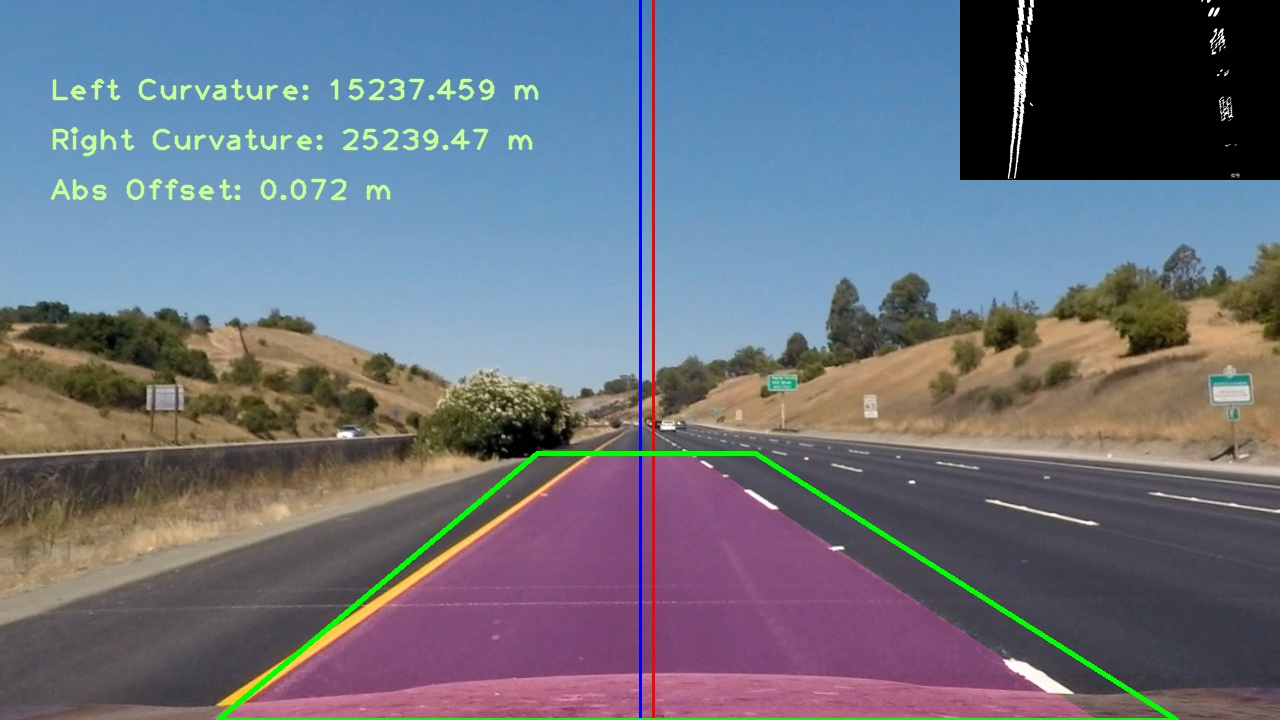
#> input picture output_images/straight_lines1.jpg, 1280 x 720 px, given as the content of the folder camera_cal, which was not available
$ jupyter execute --allow-errors Project2-SDC-LaneDetection-Advance.ipynb   (shell and % lines are left out)   (older library calls are emulated)   (text cells are left out)
#> lines starting #> are read from the running program, lines starting #| are printed output that depends on the picture
#> further down, out_img is the input picture: shape (720, 1280, 3); mean R, G, B 106.9, 112.7, 125.1
[cell 1]
import numpy as np
import cv2
import glob
import matplotlib.pyplot as plt
import matplotlib.image as mpimg
# %matplotlib qt

# prepare object points, like (0,0,0), (1,0,0), (2,0,0) ....,(6,5,0)
objp = np.zeros((6*9,3), np.float32)
objp[:,:2] = np.mgrid[0:9,0:6].T.reshape(-1,2)

# Arrays to store object points and image points from all the images.
objpoints = [] # 3d points in real world space
imgpoints = [] # 2d points in image plane.

# Make a list of calibration images
images = glob.glob('camera_cal/calibration*.jpg')

# Step through the list and search for chessboard corners
for fname in images:
    img = cv2.imread(fname)
    gray = cv2.cvtColor(img,cv2.COLOR_BGR2GRAY)

    # Find the chessboard corners
    ret, corners = cv2.findChessboardCorners(gray, (9,6),None)

    # If found, add object points, image points
    if ret == True:
        objpoints.append(objp)
        imgpoints.append(corners)

        # Draw and display the corners
        img = cv2.drawChessboardCorners(img, (9,6), corners, ret)
#         cv2.imshow('img',img)
#         cv2.waitKey(500)

# cv2.destroyAllWindows()

[cell 2]
class DetectLane:
    def __init__(self,objpoints,imgpoints):
        self.objpoints = objpoints
        self.imgpoints = imgpoints
        self.left_fit = [None]
        self.right_fit = [None]


    # [117 lines left out: functions fit_polynomial, find_lane_pixels, not called in this run]

    def process_img(self,image,type_=True):
        img = self.cal_undistort(image,self.objpoints,self.imgpoints)
        hls = cv2.cvtColor(img, cv2.COLOR_RGB2HLS)
        s_channel = hls[:,:,2]
        h_channel = hls[:,:,0]
        self.image_center = img.shape[1]/2
        self.shape = img.shape

        # Grayscale image
        gray = cv2.cvtColor(img, cv2.COLOR_RGB2GRAY)

        # Sobel x
        sobelx = cv2.Sobel(gray, cv2.CV_64F, 1, 0) # Take the derivative in x
        abs_sobelx = np.absolute(sobelx) # Absolute x derivative to accentuate lines away from horizontal
        scaled_sobel = np.uint8(255*abs_sobelx/np.max(abs_sobelx))

        # Threshold x gradient
        thresh_min = 50
        thresh_max = 100
         # Threshold color channel
        h_thresh_min = 100
        h_thresh_max = 255
        sxbinary = np.zeros_like(scaled_sobel)
        sxbinary[(scaled_sobel >= thresh_min) & (scaled_sobel <= thresh_max)] = 1
#         sxbinary[(h_channel >= h_thresh_min) & (h_channel <= h_thresh_max)] = 0
        mpimg.imsave("img_readme/sobel_xy_out.jpg", sxbinary, cmap='gray')

        # Threshold color channel
        s_thresh_min = 180
        s_thresh_max = 255
        s_binary = np.zeros_like(s_channel)
        s_binary[(s_channel >= s_thresh_min) & (s_channel <= s_thresh_max)] = 1
        s_binary[(s_channel >= 230) & (s_channel <= 255)] = 0
        mpimg.imsave("img_readme/hsl_out.jpg", s_binary, cmap='gray')


        # Combine the two binary thresholds
        combined_binary = np.zeros_like(sxbinary)
        combined_binary[(s_binary == 1) | (sxbinary == 1)] = 1

        combined_binary_c = np.copy(combined_binary)
        vertices = np.array([[(0.15*img.shape[1],img.shape[0]),(0.87*img.shape[1],img.shape[0]),
                  (0.55*img.shape[1],img.shape[0]*0.63),(0.455*img.shape[1],img.shape[0]*0.63)]],
               np.int32)
        pts = vertices.reshape((-1,1,2))
        img_c = np.copy(img)
        cv2.polylines(img_c,[pts],True,(255,0,0),3)
        mpimg.imsave("img_readme/mask_img.jpg", img_c)

        mpimg.imsave("img_readme/combined_binary.jpg", combined_binary, cmap="gray")

        warped,Minv = self.warp(combined_binary)
        mpimg.imsave("img_readme/warped.jpg",warped, cmap="gray")
        if type_ :
            out = self.fit_polynomial(warped,Minv,img)
#             vertices = np.array([[(0.15*img.shape[1],img.shape[0]),(0.87*img.shape[1],img.shape[0]),
#                   (0.55*img.shape[1],img.shape[0]*0.63),(0.455*img.shape[1],img.shape[0]*0.63)]],
#                np.int32)
            vertices = np.array([[(0.17*img.shape[1],img.shape[0]),(0.92*img.shape[1],img.shape[0]),
                      (0.59*img.shape[1],img.shape[0]*0.63),(0.42*img.shape[1],img.shape[0]*0.63)]],
                   np.int32)
            pts = vertices.reshape((-1,1,2))
            left_curv,right_curv = self.measure_curvature_real()
            cv2.putText(out,f"Left Curvature: {round(left_curv,3)} m",(50,100), cv2.FONT_HERSHEY_PLAIN, 2.0, (200,255,155), 2, cv2.LINE_AA)
            cv2.putText(out,f"Right Curvature: {round(right_curv,3)} m",(50,150), cv2.FONT_HERSHEY_PLAIN, 2.0, (200,255,155), 2, cv2.LINE_AA)
            left_offset = self.left_fit[0]*img.shape[0]**2 + self.left_fit[1]*img.shape[0] + self.left_fit[2]
            right_offset = self.right_fit[0]*img.shape[0]**2 + self.right_fit[1]*img.shape[0]+ self.right_fit[2]
            mid = (right_offset+left_offset)/2
            cv2.putText(out,f"Abs Offset: {round((abs(mid - self.image_center)*3.7/700),3)} m",(50,200), cv2.FONT_HERSHEY_PLAIN, 2.0, (200,255,155), 2, cv2.LINE_AA)
            lineThickness = 2
            cv2.line(out, (int(mid), 0), (int(mid), out.shape[0]), (255,0,0), lineThickness)
            cv2.line(out, (int(self.image_center), 0), (int(self.image_center), out.shape[0]), (0,0,255), lineThickness)
            binary_warped = np.dstack(( warped, warped, warped)) * 255
            height, width = out.shape[:2]

            thumbnail = cv2.resize(binary_warped, (width//4, height//4), interpolation = cv2.INTER_AREA)
            # print(thumbnail.shape,img.shape)
            out = np.array(out)
            out[:height//4,(width-width//4):,:] = thumbnail
            cv2.polylines(out,[pts],True,(0,255,0),3);

        else:

            out = np.dstack(( warped, warped, warped)) * 255
#             cv2.polylines(out,[pts],True,(255,0,0),3);


        return out
    # [86 lines left out: functions fit_poly, search_around_poly, warp, not called in this run]
    def cal_undistort(self,img, objpoints, imgpoints):
        undist = np.copy(img)
        gray = cv2.cvtColor(undist, cv2.COLOR_RGB2GRAY)
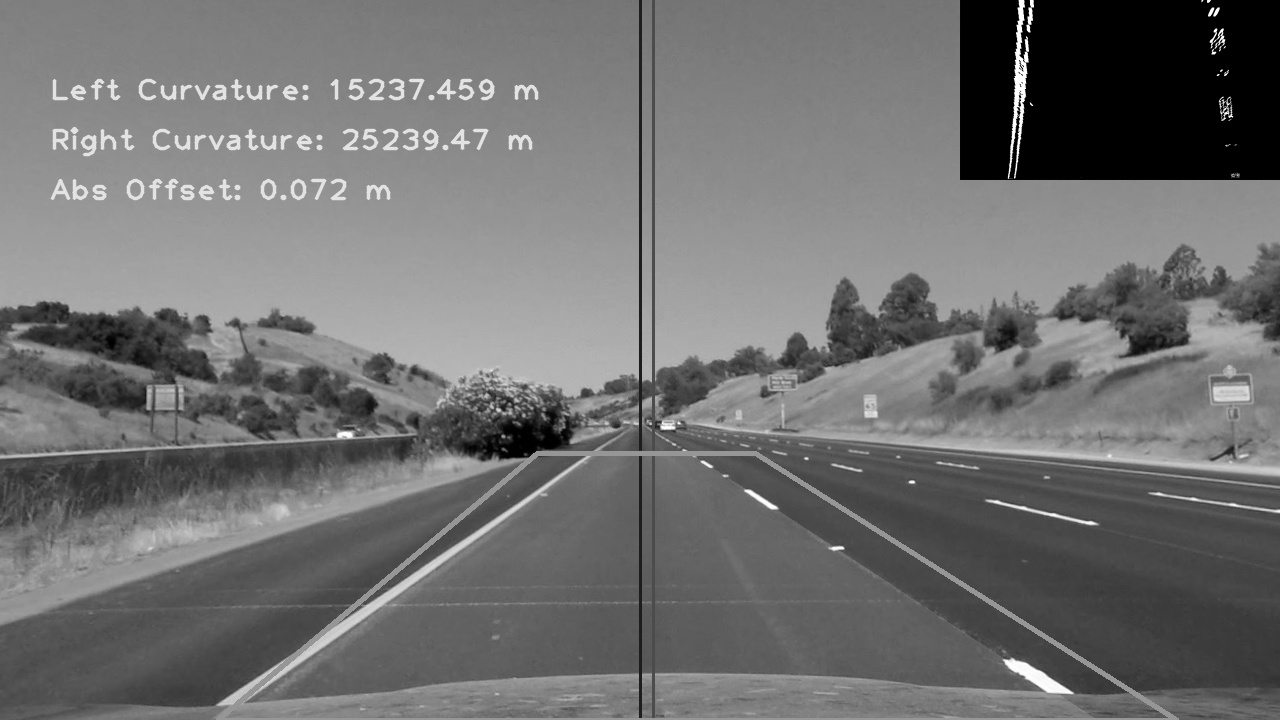
#> gray: shape (720, 1280); min 0, max 255, mean 112.4
        ret, mtx, dist, rvecs, tvecs = cv2.calibrateCamera(self.objpoints,\
        self.imgpoints, gray.shape[::-1],None,None)
        undist = cv2.undistort(img, mtx, dist, None, mtx)

        return undist
    # [46 lines left out: functions region_of_interest, measure_curvature_real, not called in this run]

[cell 3]
from moviepy.editor import VideoFileClip
from IPython.display import HTML

[cell 4]
import re
images = glob.glob("test_images/*")

#> (the rest of this cell did not finish here and is left out)


$ run again, on output_images/test3.jpg
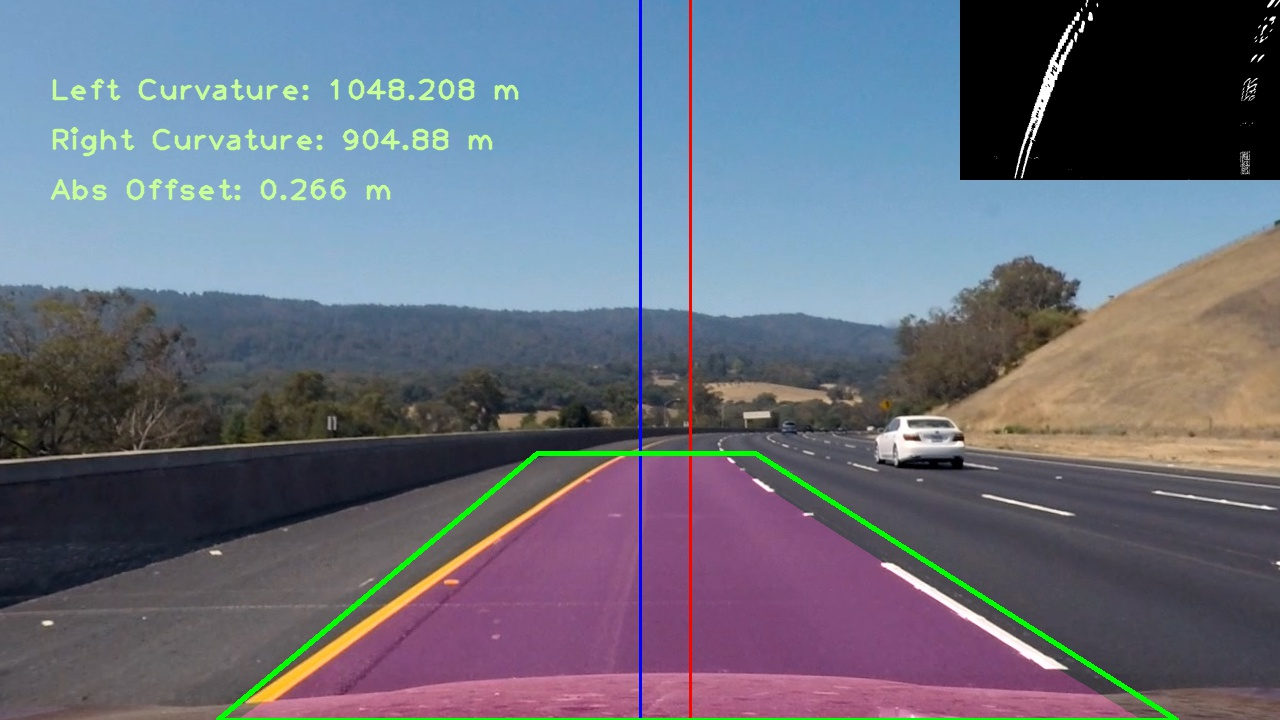
#> input picture output_images/test3.jpg, 1280 x 720 px, given as the content of the folder camera_cal, which was not available
#> out_img is the input picture: shape (720, 1280, 3); mean R, G, B 104.2, 109.5, 124.1
#> in cal_undistort, `gray = cv2.cvtColor(undist, cv2.COLOR_RGB2GRAY)`:
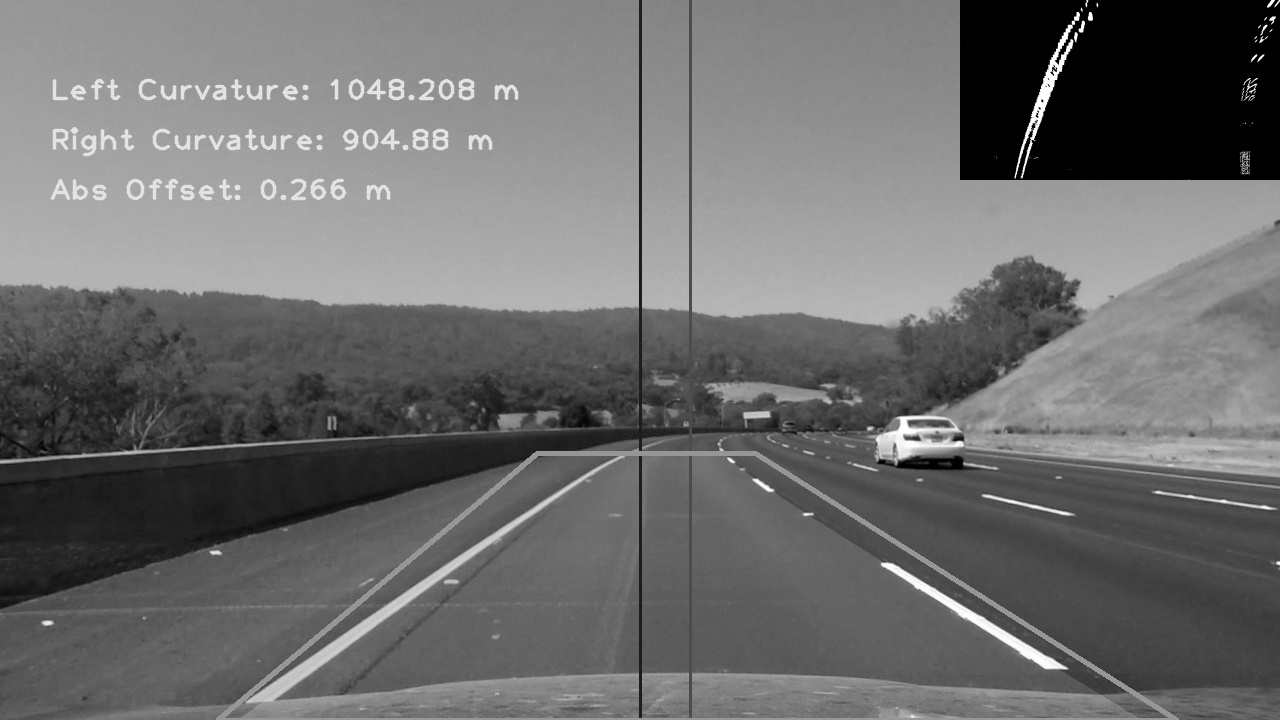
#> gray: shape (720, 1280); min 0, max 255, mean 109.6

$ run again, on output_images/test4.jpg
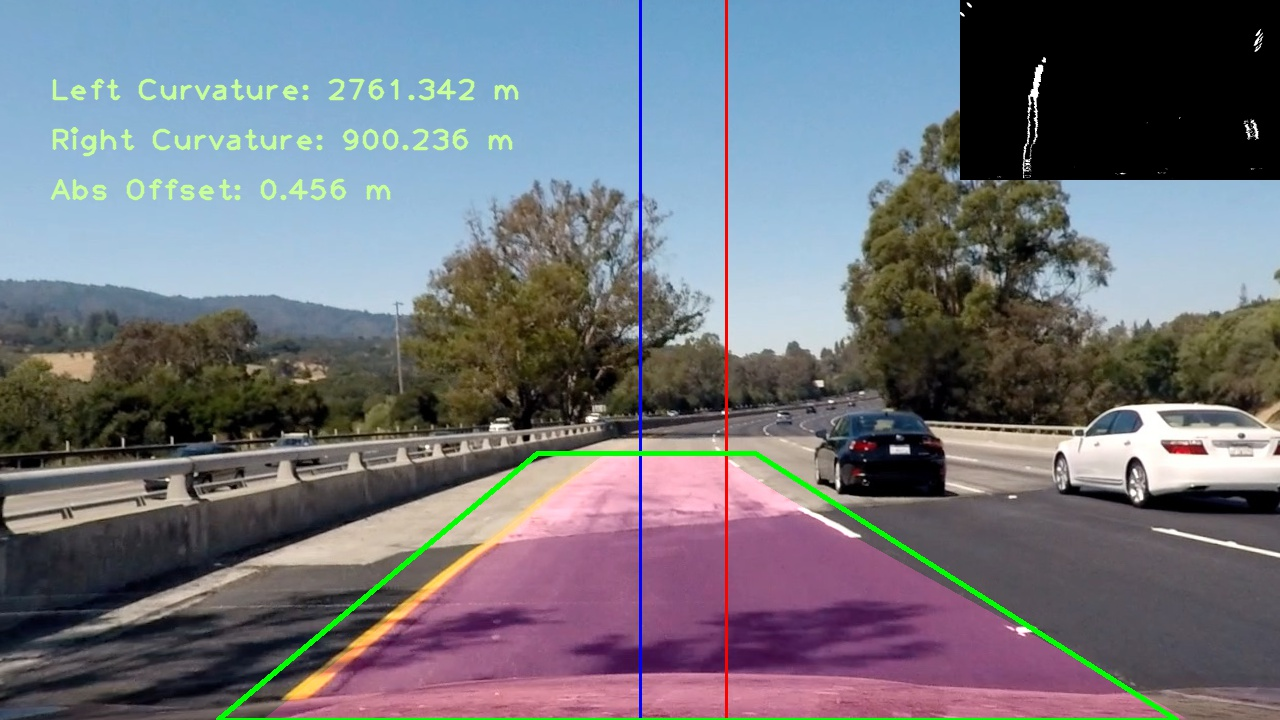
#> input picture output_images/test4.jpg, 1280 x 720 px, given as the content of the folder camera_cal, which was not available
#> out_img is the input picture: shape (720, 1280, 3); mean R, G, B 113.1, 115.1, 123.3
#> in cal_undistort, `gray = cv2.cvtColor(undist, cv2.COLOR_RGB2GRAY)`:
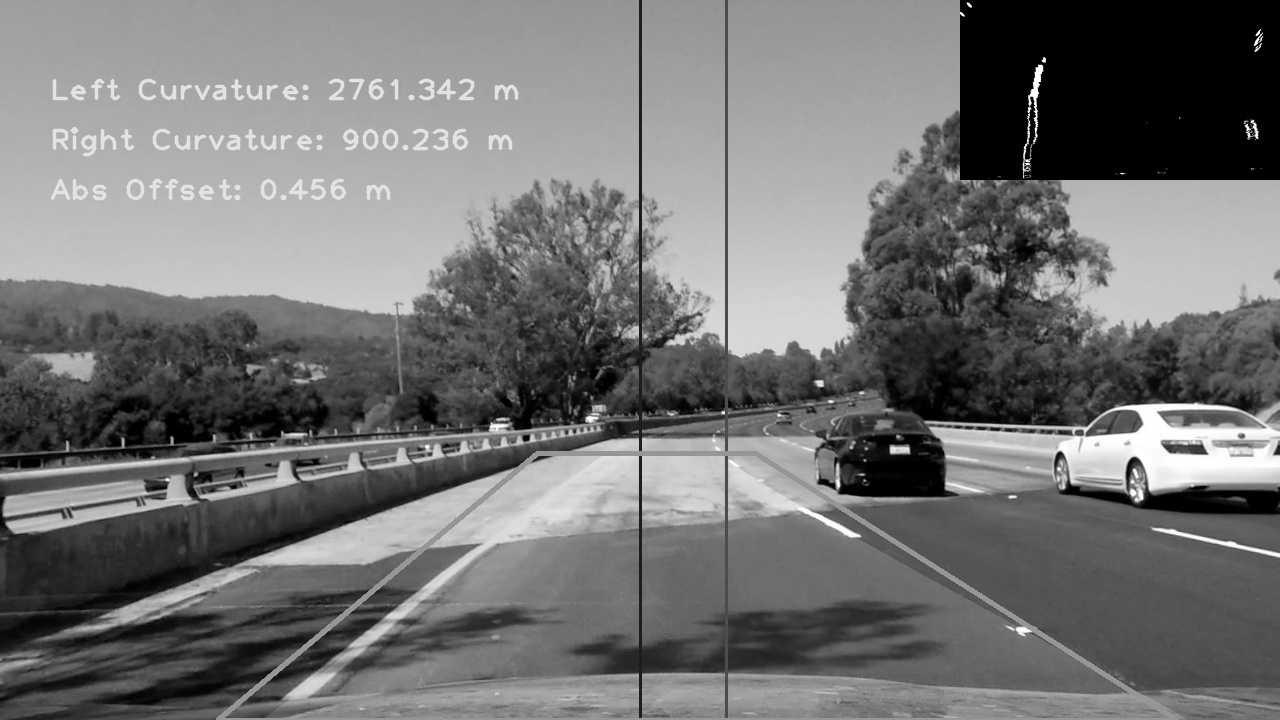
#> gray: shape (720, 1280); min 0, max 255, mean 115.4

$ run again, on output_images/test5.jpg
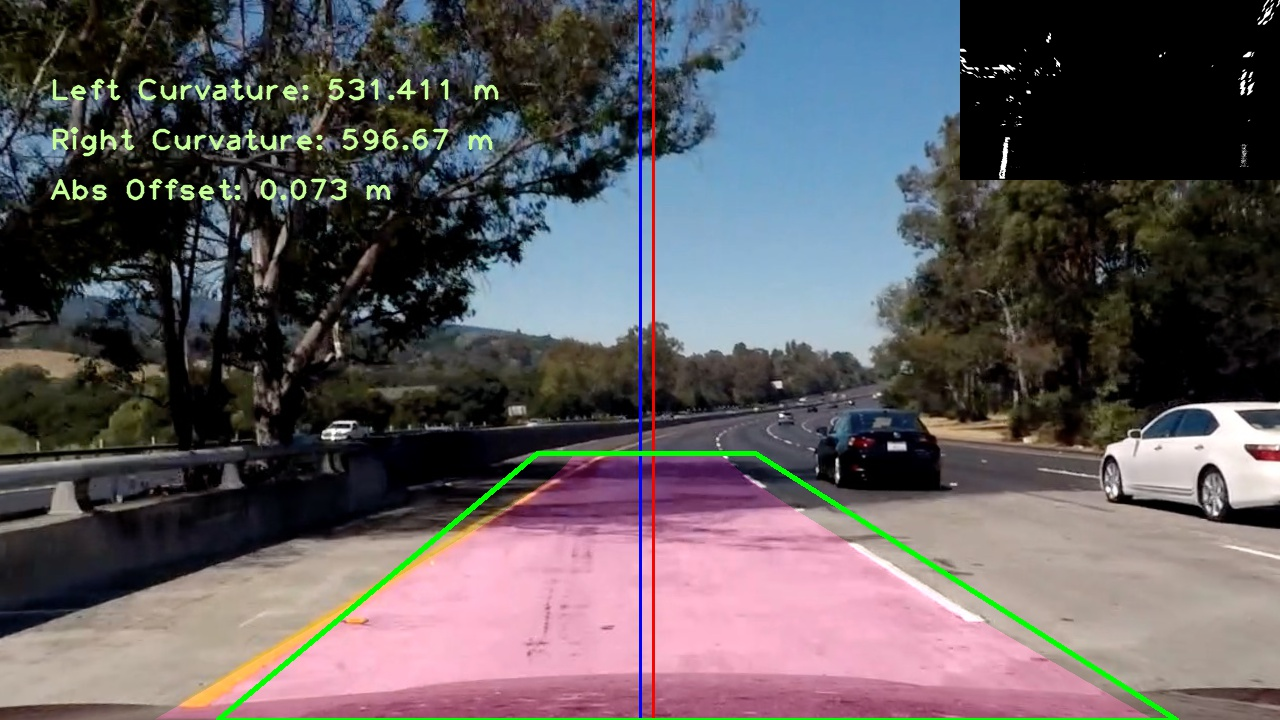
#> input picture output_images/test5.jpg, 1280 x 720 px, given as the content of the folder camera_cal, which was not available
#> out_img is the input picture: shape (720, 1280, 3); mean R, G, B 95.4, 90, 93.4
#> in cal_undistort, `gray = cv2.cvtColor(undist, cv2.COLOR_RGB2GRAY)`:
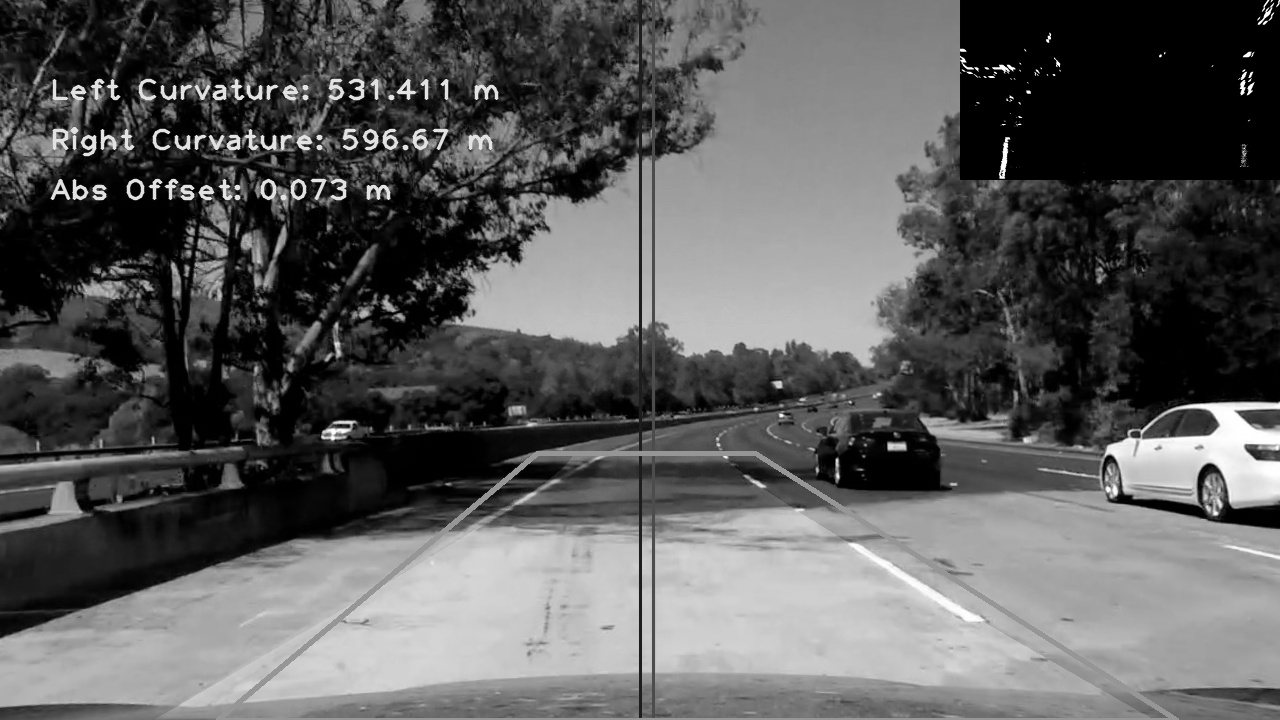
#> gray: shape (720, 1280); min 0, max 255, mean 92
